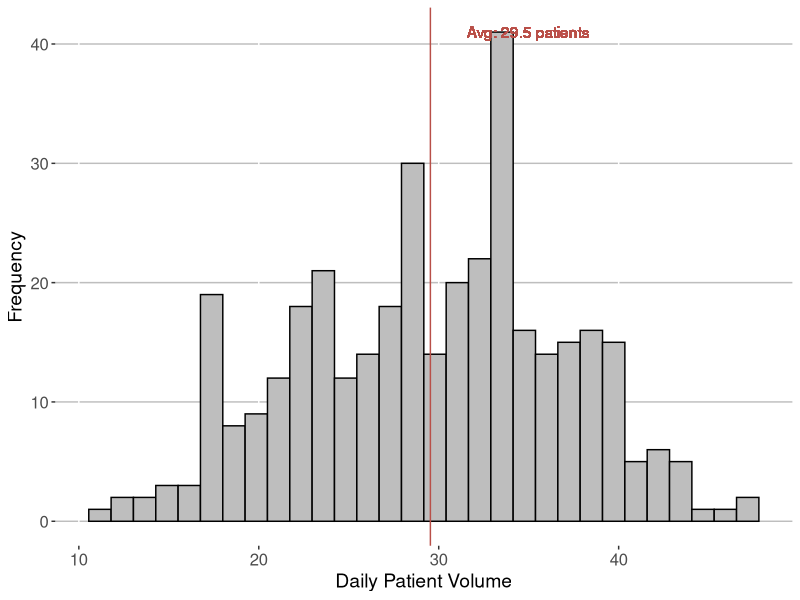
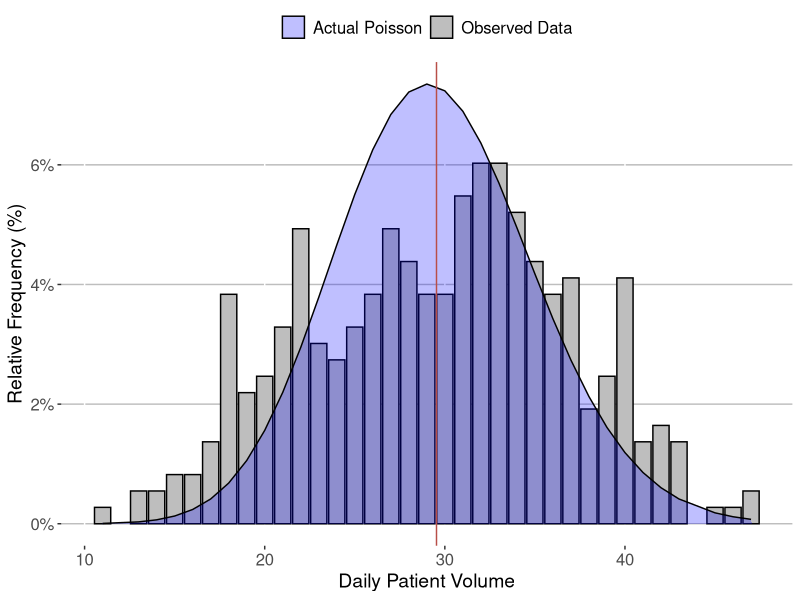
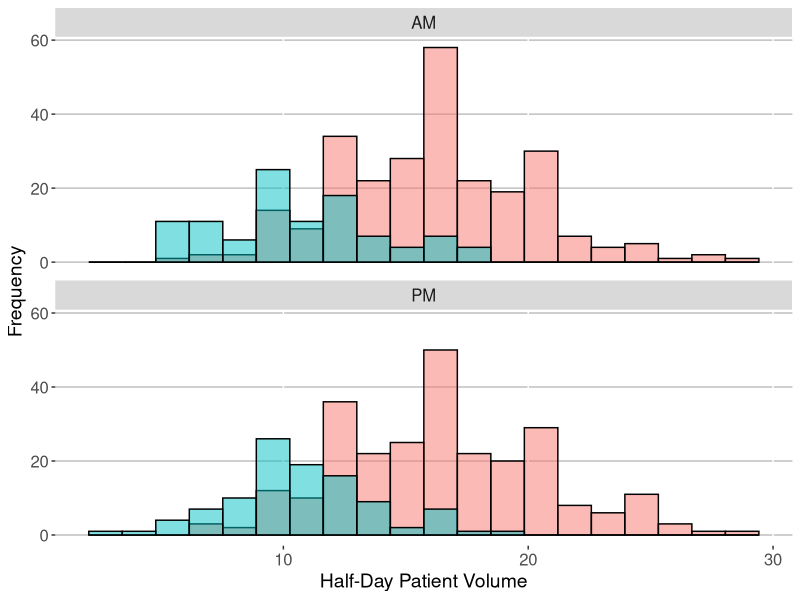

R code for these plots, in order:
## ---- chunk 1

# Load packages
require(tidyverse)

# Set a seed
set.seed(123)

### 1. Create simulated dataset

# Generating a random Poisson parameter
ed_true_mean <-
  runif(
    n = 1,
    min = 12.5,
    max = 25
  )

# Build the dataset
ed_volumes <-
  tibble(
    Date = rep(as.Date("2021-12-31") - seq(0, 364, 1), 2),
    TimeOfDay = c(rep("AM", length(Date) / 2), rep("PM", length(Date) / 2)),
    Volume = 
      rpois(
        n = length(Date), 
        lambda = ifelse(weekdays(Date) %in% c("Saturday", "Sunday"), ed_true_mean - 5, ed_true_mean)
      )
  ) %>%
  arrange(
    desc(Date),
    TimeOfDay
  )

## ---- chunk 2
# Load some packages
require(tidyverse)

# Check the dataset
print(ed_volumes, n = 5)

## ---- chunk 3
ed_volumes %>%
  
  # For each date
  group_by(Date) %>%
  
  # Compute the total 
  summarise(
    Volume = sum(Volume),
    .groups = "drop"
  ) %>%
  
  # Make a plot
  ggplot() +
  geom_histogram(
    aes(
      x = Volume
    ),
    fill = "gray",
    color = "black",
    bins = 30
  ) +
  geom_vline(
    aes(
      xintercept = mean(Volume)
    ),
    color = "#b84f48"
  ) +
  geom_text(
    aes(
      x = mean(Volume) + 1,
      y = 41,
      label = str_c("Avg: ", round(mean(Volume), 1), " patients")
    ),
    color = "#b84f48",
    hjust = -.15
  ) +
  xlab("Daily Patient Volume") +
  ylab("Frequency") +
  theme(
    legend.position = "none",
    axis.title = element_text(size = 14),
    axis.text = element_text(size = 12),
    strip.text = element_text(size = 12),
    panel.background = element_blank(),
    panel.grid.major.y = element_line(color = "gray")
  )
## ---- chunk 4
lambda_hat <- mean(with(ed_volumes, tapply(Volume, Date, sum)))
lambda_hat
## ---- chunk 5
y <- 0:40
p <- exp(-lambda_hat) * lambda_hat^y / factorial(y)
question2 <- 1 - sum(p)
question2

# Alternative approach
1- ppois(40, lambda_hat)
## ---- chunk 6

ed_volumes %>%
  
  # Compute the total for each date
  group_by(Date) %>%
  summarise(
    Volume = sum(Volume),
    .groups = "drop"
  ) %>%
  
  # Count the occurrences of each daily volume
  group_by(Volume) %>%
  summarise(
    N = n(),
    .groups = "drop"
  ) %>%
  
  # Compute the observed and theoretical relative frequencies
  mutate(
    Observed = N / sum(N),
    Theoretical = dpois(Volume, lambda = lambda_hat)
  ) %>%
  
  # Remove raw count
  select(-N) %>% 
  
  # Make a plot
  ggplot(
    aes(
      x = Volume
    )
  ) +
  geom_col(
    aes(
      y = Observed,
      fill = "Observed Data"
    ),
    color = "black"
  ) +
  geom_area(
    aes(
      y = Theoretical,
      fill = "Actual Poisson"
    ),
    alpha = .25,
    color = "black"
  ) +
  geom_vline(
    aes(
      xintercept = lambda_hat
    ),
    color = "#b84f48"
  ) +
  xlab("Daily Patient Volume") +
  ylab("Relative Frequency (%)") +
  theme(
    legend.title = element_blank(),
    legend.text = element_text(size = 12),
    legend.position = "top",
    axis.title = element_text(size = 14),
    axis.text = element_text(size = 12),
    strip.text = element_text(size = 12),
    panel.background = element_blank(),
    panel.grid.major.y = element_line(color = "gray")
  ) +
  scale_y_continuous(labels = scales::percent) +
  scale_fill_manual(values = c("blue", "gray"))

## ---- chunk 7
# Fit a generalized linear model
model <-
  glm(
    formula = Volume ~ Weekend + PM, # Specify the model form
    data = # Supply the data
      ed_volumes %>% 
      mutate(
        Weekend = weekdays(Date) %in% c("Saturday", "Sunday"),
        PM = TimeOfDay == "PM"
      ),
    family = "poisson" # Indicate the likelihood
  )

# Show the model summary
summary(model)

## ---- chunk 8
# Make grid of possible values for each input
list(
  Weekend = c(TRUE, FALSE),
  PM = c(TRUE, FALSE)
) %>%
  
  # Find cross-product
  cross_df() %>%
  
  # Add some columns
  mutate(
    
    # Add predictions
    EstimatedVolume =
      predict(
        model, # Supply the model
        newdata = data.frame(Weekend, PM),
        type = "response" # Applies the inverse link to the linear predictor
      ),
    EstimatedVolume = round(EstimatedVolume, 2),
    
    # Clean up names
    Weekend = 
      case_when(
        Weekend ~ "Sat, Sun",
        TRUE ~ "Mon - Fri"
      ) %>%
      factor() %>%
      fct_relevel("Mon - Fri"),
    PM = 
      case_when(
        PM ~ "PM",
        TRUE ~ "AM"
      ) %>%
      factor() %>%
      fct_relevel(
        "AM"
      )
  ) %>%
  
  # Rearrange
  arrange(
    Weekend,
    PM
  ) %>%
  
  # Send over the columns
  pivot_wider(
    names_from = PM,
    values_from = EstimatedVolume
  ) %>%
  
  # Rename column
  rename(
    `Day of week` = Weekend
  ) %>%
  
  # Make a kable
  knitr::kable(
    format = "html",
    caption = "Expected ED patient volume"
  ) %>%
  kableExtra::kable_styling(
    full_width = FALSE,
    bootstrap_options = c("striped", "responsive")
  ) %>%
  kableExtra::add_header_above(c("", "Time of day" = 2))
## ---- chunk 9
ed_volumes %>% 
  
  # Make the indicators
  mutate(
    Weekend = 
      case_when(
        weekdays(Date) %in% c("Saturday", "Sunday") ~ "Sat, Sun",
        TRUE ~ "Mon - Fri"
      ) %>%
      factor() %>%
      fct_relevel("Mon - Fri"),
    TimeOfDay = 
      TimeOfDay %>%
      factor() %>%
      fct_relevel(
        "AM"
      )
  ) %>%
  
  # Make a plot
  ggplot() +
  geom_histogram(
    aes(
      x = Volume,
      fill = Weekend
    ),
    color = "black",
    bins = 20,
    position = "identity",
    alpha = .5
  ) + 
  facet_wrap(
    ~TimeOfDay,
    nrow = 2
  ) +
  xlab("Half-Day Patient Volume") +
  ylab("Frequency") +
  theme(
    legend.position = "none",
    axis.title = element_text(size = 14),
    axis.text = element_text(size = 12),
    strip.text = element_text(size = 12),
    panel.background = element_blank(),
    panel.grid.major.y = element_line(color = "gray")
  )
## ---- chunk 10
# Fit a generalized linear model
model2 <-
  glm(
    formula = Volume ~ Weekend, # Specify the model form
    data = 
      ed_volumes %>% 
      
      # For each date
      group_by(Date) %>%
      
      # Compute the total daily patient volume
      summarise(
        Volume = sum(Volume),
        .groups = "drop"
      ) %>%
      
      # Make the indicator
      mutate(
        Weekend = weekdays(Date) %in% c("Saturday", "Sunday")
      ),
    family = "poisson" # Indicate the likelihood
  )

# Show the model summary
summary(model2)
